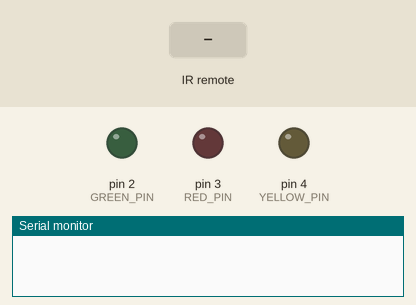
The sketch below on a simulated Arduino Uno, built with avr-gcc and run on an emulated ATmega328P. On the bench: output pins drawn as LEDs (lit = HIGH), the last lines printed to the serial monitor. The test bench sets the inputs (shaded band).

Above: at 1.2 s.
1.3 s: infrared code 0xFFA25D received
At 1.7 s:
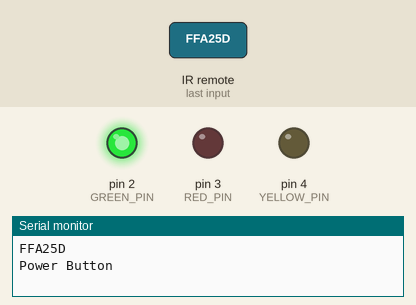
2.8 s: infrared code 0xFF629D received
At 4.0 s:
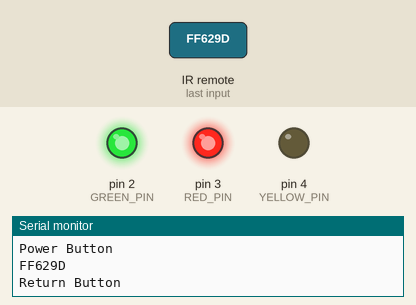
4.3 s: infrared code 0xFFE21D received
At 5.4 s:
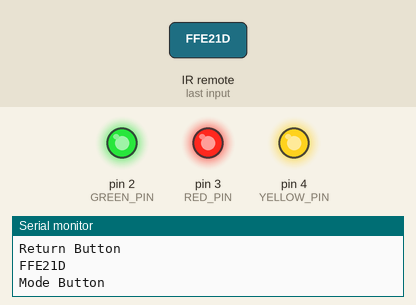
5.8 s: infrared code 0xFFA25D received
At 6.6 s:
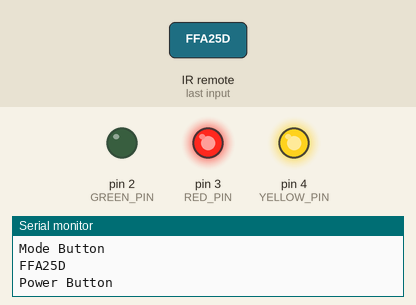
7.3 s: infrared code 0xFF629D received
At 7.8 s:
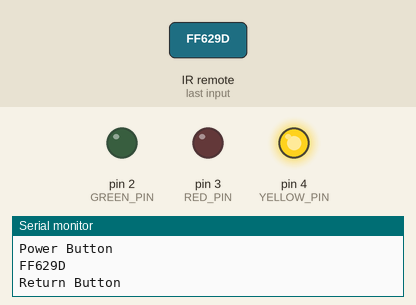
Timing chart, 0 to 9.8 s (numbered marks = the images above; inputs shaded):
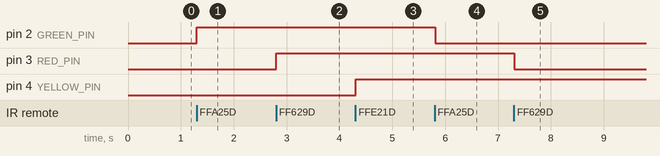

Measured:
- after the input at 1.3 s, pin 2 (GREEN_PIN): LOW → HIGH at once
- after the input at 2.8 s, pin 3 (RED_PIN): LOW → HIGH at once
- after the input at 4.3 s, pin 4 (YELLOW_PIN): LOW → HIGH at once
- after the input at 5.8 s, pin 2 (GREEN_PIN): HIGH → LOW at once
- after the input at 7.3 s, pin 3 (RED_PIN): HIGH → LOW at once

The sketch:

ir_receive_first.ino
```cpp
#define GREEN_PIN 2
#define RED_PIN 3
#define YELLOW_PIN 4

#include <IRremote.h>
//#include <IRremoteInt.h>

int RECV_PIN = 8;
long recvData;
IRrecv irrecv(RECV_PIN);
decode_results results;
//IRsend irsend;
boolean sts_green = false;
boolean sts_red = false;
boolean sts_yellow = false;

void setup() {
  Serial.begin(9600);
  irrecv.enableIRIn();

  pinMode(GREEN_PIN, OUTPUT);
  pinMode(RED_PIN, OUTPUT);
  pinMode(YELLOW_PIN, OUTPUT);
}


void loop() {
  if (irrecv.decode(&results)) {
    Serial.println(results.value, HEX);

    switch (results.value) {
      case 0xFFA25D:
        Serial.println("Power Button");
        sts_green = !sts_green;
        break;
      case 0xFF629D:
        Serial.println("Return Button");
        sts_red = !sts_red;
        break;
      case 0xFFE21D:
        Serial.println("Mode Button");
        sts_yellow = !sts_yellow;
        break;
    }

    digitalWrite(GREEN_PIN, sts_green);
    digitalWrite(RED_PIN, sts_red);
    digitalWrite(YELLOW_PIN, sts_yellow);

    irrecv.resume(); // receive next value
  }
  delay(100);
}
```
